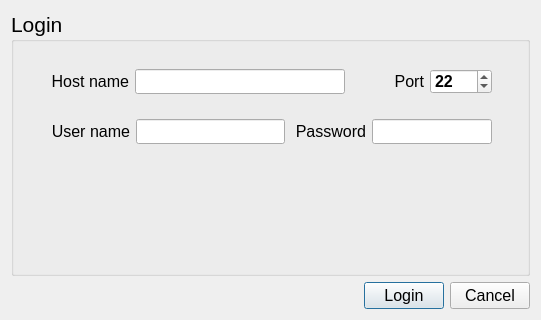
<?xml version="1.0" encoding="UTF-8"?>
<ui version="4.0">
 <class>LoginWindow</class>
 <widget class="QDialog" name="LoginWindow">
  <property name="geometry">
   <rect>
    <x>0</x>
    <y>0</y>
    <width>537</width>
    <height>318</height>
   </rect>
  </property>
  <property name="windowTitle">
   <string>Dialog</string>
  </property>
  <layout class="QVBoxLayout" name="verticalLayout">
   <item>
    <widget class="QGroupBox" name="groupBox">
     <property name="minimumSize">
      <size>
       <width>519</width>
       <height>265</height>
      </size>
     </property>
     <property name="maximumSize">
      <size>
       <width>519</width>
       <height>265</height>
      </size>
     </property>
     <property name="font">
      <font>
       <pointsize>16</pointsize>
      </font>
     </property>
     <property name="title">
      <string>Login</string>
     </property>
     <widget class="QWidget" name="horizontalLayoutWidget">
      <property name="geometry">
       <rect>
        <x>40</x>
        <y>50</y>
        <width>441</width>
        <height>41</height>
       </rect>
      </property>
      <layout class="QHBoxLayout" name="horizontalLayout">
       <item>
        <widget class="QLabel" name="labelHostName">
         <property name="font">
          <font>
           <pointsize>12</pointsize>
          </font>
         </property>
         <property name="text">
          <string>Host name</string>
         </property>
         <property name="alignment">
          <set>Qt::AlignRight|Qt::AlignTrailing|Qt::AlignVCenter</set>
         </property>
        </widget>
       </item>
       <item>
        <widget class="QLineEdit" name="lineEditHostName">
         <property name="minimumSize">
          <size>
           <width>210</width>
           <height>25</height>
          </size>
         </property>
         <property name="maximumSize">
          <size>
           <width>210</width>
           <height>25</height>
          </size>
         </property>
         <property name="font">
          <font>
           <pointsize>12</pointsize>
           <bold>true</bold>
          </font>
         </property>
         <property name="alignment">
          <set>Qt::AlignLeading|Qt::AlignLeft|Qt::AlignVCenter</set>
         </property>
        </widget>
       </item>
       <item>
        <widget class="QLabel" name="labelPort">
         <property name="font">
          <font>
           <pointsize>12</pointsize>
          </font>
         </property>
         <property name="text">
          <string>Port</string>
         </property>
         <property name="alignment">
          <set>Qt::AlignRight|Qt::AlignTrailing|Qt::AlignVCenter</set>
         </property>
        </widget>
       </item>
       <item>
        <widget class="QSpinBox" name="spinBoxPort">
         <property name="minimumSize">
          <size>
           <width>62</width>
           <height>25</height>
          </size>
         </property>
         <property name="maximumSize">
          <size>
           <width>62</width>
           <height>25</height>
          </size>
         </property>
         <property name="font">
          <font>
           <pointsize>12</pointsize>
           <bold>true</bold>
          </font>
         </property>
         <property name="maximum">
          <number>65536</number>
         </property>
         <property name="value">
          <number>22</number>
         </property>
        </widget>
       </item>
      </layout>
     </widget>
     <widget class="QWidget" name="horizontalLayoutWidget_2">
      <property name="geometry">
       <rect>
        <x>40</x>
        <y>100</y>
        <width>441</width>
        <height>41</height>
       </rect>
      </property>
      <layout class="QHBoxLayout" name="horizontalLayout_2">
       <item>
        <widget class="QLabel" name="labelUserName">
         <property name="font">
          <font>
           <pointsize>12</pointsize>
          </font>
         </property>
         <property name="text">
          <string>User name</string>
         </property>
         <property name="alignment">
          <set>Qt::AlignRight|Qt::AlignTrailing|Qt::AlignVCenter</set>
         </property>
        </widget>
       </item>
       <item>
        <widget class="QLineEdit" name="lineEditUserName">
         <property name="minimumSize">
          <size>
           <width>149</width>
           <height>25</height>
          </size>
         </property>
         <property name="maximumSize">
          <size>
           <width>149</width>
           <height>25</height>
          </size>
         </property>
         <property name="font">
          <font>
           <pointsize>12</pointsize>
           <bold>true</bold>
          </font>
         </property>
        </widget>
       </item>
       <item>
        <widget class="QLabel" name="labelPassword">
         <property name="font">
          <font>
           <pointsize>12</pointsize>
          </font>
         </property>
         <property name="text">
          <string>Password</string>
         </property>
         <property name="alignment">
          <set>Qt::AlignRight|Qt::AlignTrailing|Qt::AlignVCenter</set>
         </property>
        </widget>
       </item>
       <item>
        <widget class="QLineEdit" name="lineEditPassword">
         <property name="minimumSize">
          <size>
           <width>120</width>
           <height>25</height>
          </size>
         </property>
         <property name="maximumSize">
          <size>
           <width>120</width>
           <height>25</height>
          </size>
         </property>
         <property name="font">
          <font>
           <pointsize>12</pointsize>
           <bold>true</bold>
          </font>
         </property>
         <property name="echoMode">
          <enum>QLineEdit::Password</enum>
         </property>
        </widget>
       </item>
      </layout>
     </widget>
    </widget>
   </item>
   <item>
    <layout class="QHBoxLayout" name="horizontalLayout_3">
     <item>
      <spacer name="horizontalSpacer">
       <property name="orientation">
        <enum>Qt::Horizontal</enum>
       </property>
       <property name="sizeHint" stdset="0">
        <size>
         <width>40</width>
         <height>20</height>
        </size>
       </property>
      </spacer>
     </item>
     <item>
      <widget class="QPushButton" name="pushButtonLogin">
       <property name="font">
        <font>
         <pointsize>12</pointsize>
        </font>
       </property>
       <property name="text">
        <string>Login</string>
       </property>
      </widget>
     </item>
     <item>
      <widget class="QPushButton" name="pushButtonCancel">
       <property name="font">
        <font>
         <pointsize>12</pointsize>
        </font>
       </property>
       <property name="text">
        <string>Cancel</string>
       </property>
      </widget>
     </item>
    </layout>
   </item>
  </layout>
 </widget>
 <resources/>
 <connections/>
</ui>
